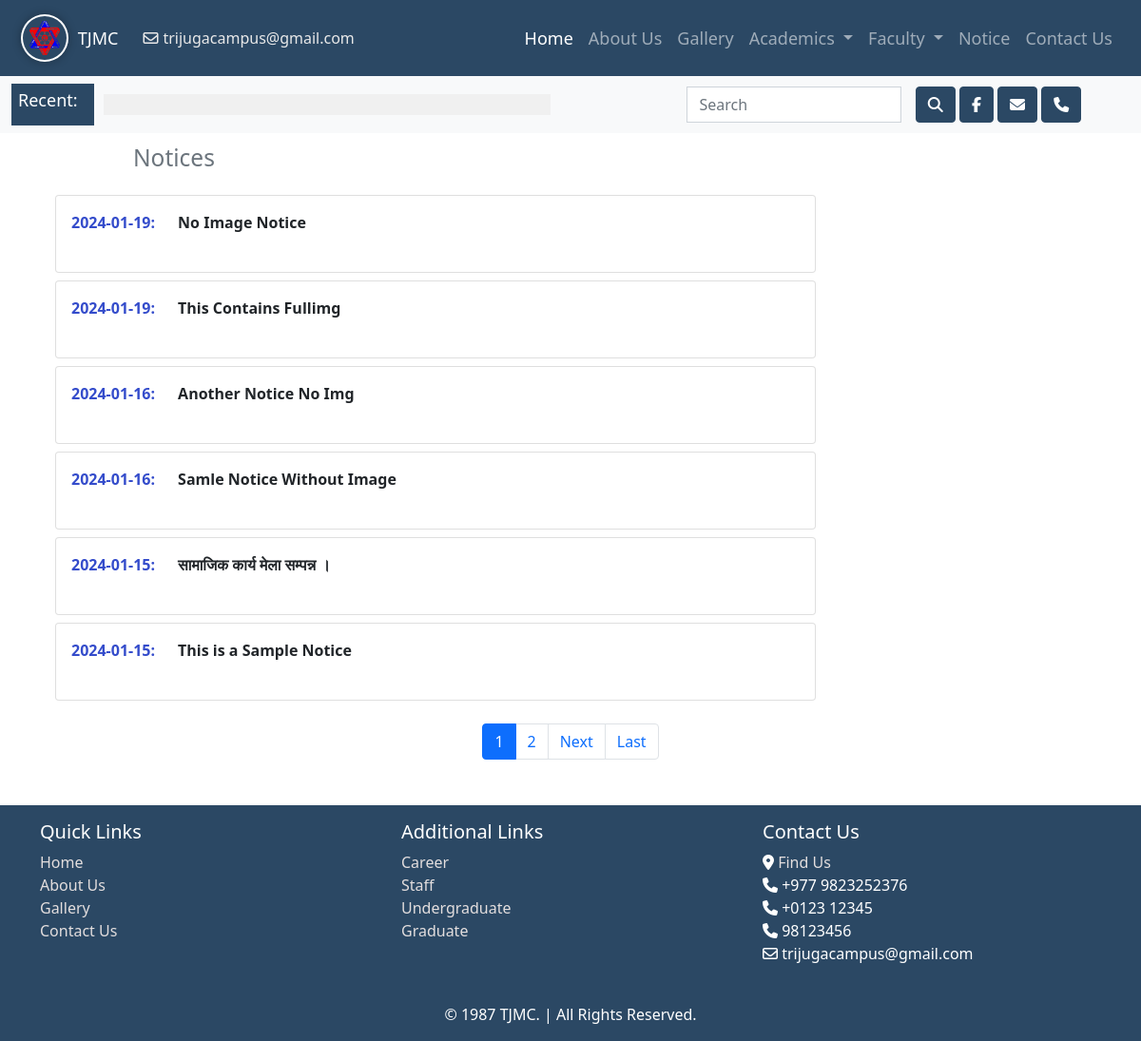
The app's page /notice with its own data.
### app_crud/models.py (models this page shows, shortened)
class Notice(models.Model):
    image = models.ImageField(upload_to='latest_events/', blank=True)
    title = models.CharField(max_length = 300, null=False)
    description = models.CharField(max_length = 2000)
    posted_by = models.CharField(max_length = 50, default = 'TJMC')
    created_at = models.DateTimeField(auto_now_add=True)
    def formatted_created_at(self):
        return timezone.localtime(self.created_at).strftime('%Y-%m-%d')

### app_crud/views.py (the view)
# urls.py: path('notice', notice, name='notice'),
def notice(request):
    notice_data = Notice.objects.all().order_by('-created_at')
    paginated_data = Paginator(notice_data, 6)
    page_number = request.GET.get("page")
    page_data = paginated_data.get_page(page_number)
    context = {
        'page_data':page_data
    }
    return render(request, 'notice.html', context)

### app_crud/context_processors.py (called while the page is built)
def contact_numbers(request):
    contact_numbers = ContactNumber.objects.values_list('phone_number', flat=True)
    admission_numbers = AdmissionNumber.objects.values_list('admission_number', flat=True)
    context={
        'contact_numbers': contact_numbers,
        'admission_numbers': admission_numbers
    }
    return (context)

### app_crud/templates/notice.html (shortened to what this page needs)
{% extends "nav.html" %}
{% block content %}
<div class="sus-container mt-2 mb-4" style="margin-left: 140px;">
<h3>
  <small class="text-muted">Notices</small>
</h3>
</div>
{% for notice in page_data %}
  <div class="container mt-2">
    <div class="row">
      <div class="col-md-6">
        <a href="{% url 'detail_notice' notice.id %}" class="card-link">
          <div class="card custom-card">
            <div class="card-body">
              <div class="row">
                <div class="col-md-auto">
                  <p class="fw-bold mb-0" style="color: #344ccb;">{{ notice.formatted_created_at }}:</p>
                </div>
                <div class="col-md-auto">
                  <p class="mb-4 fw-bold">{{ notice.title }}</p>
                </div>
              </div>
            </div>
          </div>
        </a>
      </div>
    </div>
  </div>
{% endfor %}
<nav aria-label="Page navigation example">
  <ul class="pagination justify-content-center mt-4">
    {% for num in page_data.paginator.page_range %}
      {% if page_data.number == num %}
        <li class="page-item active"><span class="page-link">{{ num }} <span class="sr-only">(current)</span></span></li>
      {% else %}
        <li class="page-item"><a class="page-link" href="?page={{ num }}">{{ num }}</a></li>
      {% endif %}
    {% endfor %}
    {% if page_data.has_next %}
      <li class="page-item">
        <a class="page-link" href="?page={{ page_data.next_page_number }}">Next</a>
      </li>
      <li class="page-item">
        <a class="page-link" href="?page={{ page_data.paginator.num_pages }}">Last</a>
      </li>
    {% endif %}
  </ul>
</nav>
{% endblock %}

### app_crud/templates/notice.html (style rules this page uses)
.card-link { text-decoration: none; color: inherit; }
.custom-card { width: 100vh; margin: 0 1rem; }

### records on screen
Notice: formatted_created_at "2024-01-19", title "No Image Notice"
Notice: formatted_created_at "2024-01-19", title "This Contains Fullimg"
Notice: formatted_created_at "2024-01-16", title "Another Notice No Img"
Notice: formatted_created_at "2024-01-16", title "Samle Notice Without Image"
Notice: formatted_created_at "2024-01-15", title "सामाजिक कार्य मेला सम्पन्न ।"
Notice: formatted_created_at "2024-01-15", title "This is a Sample Notice"

### other values on screen
{{ num }} "1"
{{ num }} "2"
{{ phone_number }} "+977 9823252376" "+0123 12345" "98123456"
